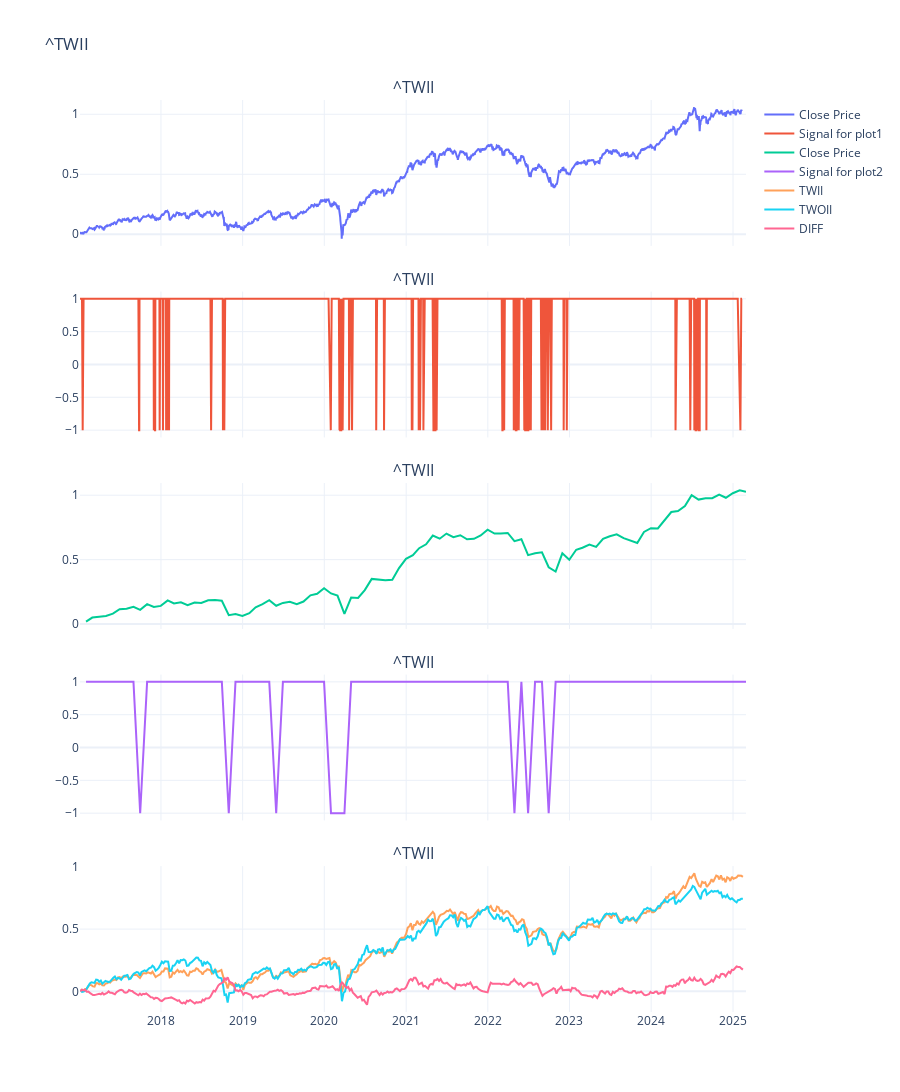

The code cell stored with this chart in its notebook:
### Code cell
from plotly.subplots import make_subplots
import plotly.graph_objs as go
import yfinance as yf
import numpy as np

symbol = "^TWII"
start = '2017-01-01'
data = yf.download(symbol, start=start, rounding=2, progress=False)

# Data for plot 1
data_plot1 = data[["Close"]].pct_change().dropna()
data_plot1["pct_power_5"] = np.power(data_plot1.Close, 5)
tajm = 242
alpha = 2 / (tajm + 1)
data_plot1['cumsum_bm'] = data_plot1.Close.cumsum()
data_plot1['ma_cumsum_bm'] = data_plot1.cumsum_bm.rolling(60).mean()
data_plot1['pct_for_calculating_profit'] = data_plot1.Close.shift(-2)
data_plot1["pct_power_5_ema"] = data_plot1["pct_power_5"].ewm(alpha=alpha, adjust=False).mean()
data_plot1['pct_power_5_ema_shift_1'] = data_plot1.pct_power_5_ema.shift(1)

data_plot1["signal"] = np.where(
    (data_plot1["pct_power_5_ema"] > data_plot1["pct_power_5_ema_shift_1"] * 1.01) | 
    (data_plot1["pct_power_5_ema"] > 0), 
    1, 
    -1
)
data_plot1['strat_pct'] = data_plot1.signal * data_plot1.pct_for_calculating_profit

# Data for plot 2 (monthly)
data_plot2 = data[["Close"]].pct_change().dropna()
data_plot2 = data_plot2.resample("ME").sum()

data_plot2["pct_power_5"] = np.power(data_plot2.Close, 5)
tajm = 3
alpha = 2 / (tajm + 1)
data_plot2['cumsum_bm'] = data_plot2.Close.cumsum()
data_plot2['ma_cumsum_bm'] = data_plot2.cumsum_bm.rolling(60).mean()
data_plot2['pct_for_calculating_profit'] = data_plot2.Close.shift(-2)
data_plot2["pct_power_5_ema"] = data_plot2["pct_power_5"].ewm(alpha=alpha, adjust=False).mean()
data_plot2['pct_power_5_ema_shift_1'] = data_plot2.pct_power_5_ema.shift(1)

data_plot2["signal"] = np.where(
    (data_plot2["pct_power_5_ema"] > data_plot2["pct_power_5_ema_shift_1"] * 1.01) | 
    (data_plot2["pct_power_5_ema"] > 0), 
    1, 
    -1
)

data_plot2['strat_pct'] = data_plot2.signal * data_plot2.pct_for_calculating_profit

# Data for plot 3 (TWII vs TWOII)
twoii = yf.download("^TWOII", start=start, progress=False, rounding=2)
data_plot3 = data[['Close']].copy()
data_plot3.columns = ["twii"]
data_plot3['twoii'] = twoii['Close']
df_log = np.log(data_plot3 / data_plot3.shift(1))
df_log = df_log.resample("W-FRI").sum()

df_log['diff'] = df_log['twii'] - df_log['twoii']
df_cumsum = df_log.cumsum()

# Create subplots with reduced vertical spacing
fig = make_subplots(rows=5, cols=1, shared_xaxes=True, vertical_spacing=0.05,
                     subplot_titles=[symbol, symbol, symbol, symbol, symbol])

# Add plot 1
fig.add_trace(go.Scatter(x=data_plot1.index, y=data_plot1.cumsum_bm, mode='lines', name='Close Price'), row=1, col=1)
fig.add_trace(go.Scatter(x=data_plot1.index, y=data_plot1['signal'], mode='lines', name='Signal for plot1'), row=2, col=1)

# Add plot 2
fig.add_trace(go.Scatter(x=data_plot2.index, y=data_plot2.cumsum_bm, mode='lines', name='Close Price'), row=3, col=1)
fig.add_trace(go.Scatter(x=data_plot2.index, y=data_plot2['signal'], mode='lines', name='Signal for plot2'), row=4, col=1)

# Add plot 3
fig.add_trace(go.Scatter(x=df_cumsum.index, y=df_cumsum['twii'], mode='lines', name='TWII'), row=5, col=1)
fig.add_trace(go.Scatter(x=df_cumsum.index, y=df_cumsum['twoii'], mode='lines', name='TWOII'), row=5, col=1)
fig.add_trace(go.Scatter(x=df_cumsum.index, y=df_cumsum['diff'], mode='lines', name='DIFF', yaxis="y2"), row=5, col=1)

# Update layout
fig.update_layout(
    title=symbol,
    template="plotly_white",
    height=1800
)

# Show the plot and save it as an HTML file
fig.write_html("combined_plot.html")
fig.show()

### Figure 1 — Plotly figure (JSON) as saved in the notebook; plotly's stock layout.template omitted (floating-point values rounded to 4 significant figures; data arrays with more than 128 entries replaced by an {"elided": "..."} marker saying what was removed)
{"data": [{"mode": "lines", "name": "Close Price", "type": "scatter", "x": {"elided": "1964 str values"}, "xaxis": "x", "y": {"elided": "1964 float values"}, "yaxis": "y"}, {"mode": "lines", "name": "Signal for plot1", "type": "scatter", "x": {"elided": "1964 str values"}, "xaxis": "x2", "y": {"elided": "1964 int values"}, "yaxis": "y2"}, {"mode": "lines", "name": "Close Price", "type": "scatter", "x": ["2017-01-31T00:00:00", "2017-02-28T00:00:00", "2017-03-31T00:00:00", "2017-04-30T00:00:00", "2017-05-31T00:00:00", "2017-06-30T00:00:00", "2017-07-31T00:00:00", "2017-08-31T00:00:00", "2017-09-30T00:00:00", "2017-10-31T00:00:00", "2017-11-30T00:00:00", "2017-12-31T00:00:00", "2018-01-31T00:00:00", "2018-02-28T00:00:00", "2018-03-31T00:00:00", "2018-04-30T00:00:00", "2018-05-31T00:00:00", "2018-06-30T00:00:00", "2018-07-31T00:00:00", "2018-08-31T00:00:00", "2018-09-30T00:00:00", "2018-10-31T00:00:00", "2018-11-30T00:00:00", "2018-12-31T00:00:00", "2019-01-31T00:00:00", "2019-02-28T00:00:00", "2019-03-31T00:00:00", "2019-04-30T00:00:00", "2019-05-31T00:00:00", "2019-06-30T00:00:00", "2019-07-31T00:00:00", "2019-08-31T00:00:00", "2019-09-30T00:00:00", "2019-10-31T00:00:00", "2019-11-30T00:00:00", "2019-12-31T00:00:00", "2020-01-31T00:00:00", "2020-02-29T00:00:00", "2020-03-31T00:00:00", "2020-04-30T00:00:00", "2020-05-31T00:00:00", "2020-06-30T00:00:00", "2020-07-31T00:00:00", "2020-08-31T00:00:00", "2020-09-30T00:00:00", "2020-10-31T00:00:00", "2020-11-30T00:00:00", "2020-12-31T00:00:00", "2021-01-31T00:00:00", "2021-02-28T00:00:00", "2021-03-31T00:00:00", "2021-04-30T00:00:00", "2021-05-31T00:00:00", "2021-06-30T00:00:00", "2021-07-31T00:00:00", "2021-08-31T00:00:00", "2021-09-30T00:00:00", "2021-10-31T00:00:00", "2021-11-30T00:00:00", "2021-12-31T00:00:00", "2022-01-31T00:00:00", "2022-02-28T00:00:00", "2022-03-31T00:00:00", "2022-04-30T00:00:00", "2022-05-31T00:00:00", "2022-06-30T00:00:00", "2022-07-31T00:00:00", "2022-08-31T00:00:00", "2022-09-30T00:00:00", "2022-10-31T00:00:00", "2022-11-30T00:00:00", "2022-12-31T00:00:00", "2023-01-31T00:00:00", "2023-02-28T00:00:00", "2023-03-31T00:00:00", "2023-04-30T00:00:00", "2023-05-31T00:00:00", "2023-06-30T00:00:00", "2023-07-31T00:00:00", "2023-08-31T00:00:00", "2023-09-30T00:00:00", "2023-10-31T00:00:00", "2023-11-30T00:00:00", "2023-12-31T00:00:00", "2024-01-31T00:00:00", "2024-02-29T00:00:00", "2024-03-31T00:00:00", "2024-04-30T00:00:00", "2024-05-31T00:00:00", "2024-06-30T00:00:00", "2024-07-31T00:00:00", "2024-08-31T00:00:00", "2024-09-30T00:00:00", "2024-10-31T00:00:00", "2024-11-30T00:00:00", "2024-12-31T00:00:00", "2025-01-31T00:00:00", "2025-02-28T00:00:00"], "xaxis": "x3", "y": [0.01889, 0.05055, 0.05707, 0.06359, 0.08071, 0.1158, 0.1191, 0.1346, 0.1105, 0.1547, 0.1331, 0.1413, 0.1841, 0.1599, 0.1689, 0.1464, 0.1671, 0.1643, 0.1848, 0.1861, 0.1813, 0.06928, 0.07836, 0.06334, 0.08506, 0.1302, 0.1546, 0.185, 0.1421, 0.1645, 0.1735, 0.1551, 0.175, 0.2231, 0.235, 0.2786, 0.2379, 0.2209, 0.0798, 0.206, 0.2024, 0.2635, 0.3505, 0.3461, 0.341, 0.3438, 0.4343, 0.5061, 0.5347, 0.589, 0.6193, 0.6867, 0.6624, 0.7024, 0.6741, 0.6894, 0.6578, 0.6619, 0.6879, 0.7326, 0.7029, 0.7026, 0.707, 0.644, 0.6587, 0.5353, 0.5494, 0.5568, 0.4412, 0.4078, 0.5487, 0.4985, 0.5765, 0.5927, 0.6166, 0.5986, 0.6613, 0.6819, 0.696, 0.6666, 0.6501, 0.629, 0.7154, 0.7437, 0.7422, 0.8013, 0.8697, 0.8771, 0.9151, 1.0, 0.9659, 0.9763, 0.9767, 1.004, 0.9801, 1.015, 1.038, 1.027], "yaxis": "y3"}, {"mode": "lines", "name": "Signal for plot2", "type": "scatter", "x": ["2017-01-31T00:00:00", "2017-02-28T00:00:00", "2017-03-31T00:00:00", "2017-04-30T00:00:00", "2017-05-31T00:00:00", "2017-06-30T00:00:00", "2017-07-31T00:00:00", "2017-08-31T00:00:00", "2017-09-30T00:00:00", "2017-10-31T00:00:00", "2017-11-30T00:00:00", "2017-12-31T00:00:00", "2018-01-31T00:00:00", "2018-02-28T00:00:00", "2018-03-31T00:00:00", "2018-04-30T00:00:00", "2018-05-31T00:00:00", "2018-06-30T00:00:00", "2018-07-31T00:00:00", "2018-08-31T00:00:00", "2018-09-30T00:00:00", "2018-10-31T00:00:00", "2018-11-30T00:00:00", "2018-12-31T00:00:00", "2019-01-31T00:00:00", "2019-02-28T00:00:00", "2019-03-31T00:00:00", "2019-04-30T00:00:00", "2019-05-31T00:00:00", "2019-06-30T00:00:00", "2019-07-31T00:00:00", "2019-08-31T00:00:00", "2019-09-30T00:00:00", "2019-10-31T00:00:00", "2019-11-30T00:00:00", "2019-12-31T00:00:00", "2020-01-31T00:00:00", "2020-02-29T00:00:00", "2020-03-31T00:00:00", "2020-04-30T00:00:00", "2020-05-31T00:00:00", "2020-06-30T00:00:00", "2020-07-31T00:00:00", "2020-08-31T00:00:00", "2020-09-30T00:00:00", "2020-10-31T00:00:00", "2020-11-30T00:00:00", "2020-12-31T00:00:00", "2021-01-31T00:00:00", "2021-02-28T00:00:00", "2021-03-31T00:00:00", "2021-04-30T00:00:00", "2021-05-31T00:00:00", "2021-06-30T00:00:00", "2021-07-31T00:00:00", "2021-08-31T00:00:00", "2021-09-30T00:00:00", "2021-10-31T00:00:00", "2021-11-30T00:00:00", "2021-12-31T00:00:00", "2022-01-31T00:00:00", "2022-02-28T00:00:00", "2022-03-31T00:00:00", "2022-04-30T00:00:00", "2022-05-31T00:00:00", "2022-06-30T00:00:00", "2022-07-31T00:00:00", "2022-08-31T00:00:00", "2022-09-30T00:00:00", "2022-10-31T00:00:00", "2022-11-30T00:00:00", "2022-12-31T00:00:00", "2023-01-31T00:00:00", "2023-02-28T00:00:00", "2023-03-31T00:00:00", "2023-04-30T00:00:00", "2023-05-31T00:00:00", "2023-06-30T00:00:00", "2023-07-31T00:00:00", "2023-08-31T00:00:00", "2023-09-30T00:00:00", "2023-10-31T00:00:00", "2023-11-30T00:00:00", "2023-12-31T00:00:00", "2024-01-31T00:00:00", "2024-02-29T00:00:00", "2024-03-31T00:00:00", "2024-04-30T00:00:00", "2024-05-31T00:00:00", "2024-06-30T00:00:00", "2024-07-31T00:00:00", "2024-08-31T00:00:00", "2024-09-30T00:00:00", "2024-10-31T00:00:00", "2024-11-30T00:00:00", "2024-12-31T00:00:00", "2025-01-31T00:00:00", "2025-02-28T00:00:00"], "xaxis": "x4", "y": [1, 1, 1, 1, 1, 1, 1, 1, -1, 1, 1, 1, 1, 1, 1, 1, 1, 1, 1, 1, 1, -1, 1, 1, 1, 1, 1, 1, -1, 1, 1, 1, 1, 1, 1, 1, -1, -1, -1, 1, 1, 1, 1, 1, 1, 1, 1, 1, 1, 1, 1, 1, 1, 1, 1, 1, 1, 1, 1, 1, 1, 1, 1, -1, 1, -1, 1, 1, -1, 1, 1, 1, 1, 1, 1, 1, 1, 1, 1, 1, 1, 1, 1, 1, 1, 1, 1, 1, 1, 1, 1, 1, 1, 1, 1, 1, 1, 1], "yaxis": "y4"}, {"mode": "lines", "name": "TWII", "type": "scatter", "x": {"elided": "424 str values"}, "xaxis": "x5", "y": {"elided": "424 float values"}, "yaxis": "y5"}, {"mode": "lines", "name": "TWOII", "type": "scatter", "x": {"elided": "424 str values"}, "xaxis": "x5", "y": {"elided": "424 float values"}, "yaxis": "y5"}, {"mode": "lines", "name": "DIFF", "type": "scatter", "x": {"elided": "424 str values"}, "xaxis": "x5", "y": {"elided": "424 float values"}, "yaxis": "y5"}], "layout": {"annotations": [{"font": {"size": 16}, "showarrow": false, "text": "^TWII", "x": 0.5, "xanchor": "center", "xref": "paper", "y": 1, "yanchor": "bottom", "yref": "paper"}, {"font": {"size": 16}, "showarrow": false, "text": "^TWII", "x": 0.5, "xanchor": "center", "xref": "paper", "y": 0.79, "yanchor": "bottom", "yref": "paper"}, {"font": {"size": 16}, "showarrow": false, "text": "^TWII", "x": 0.5, "xanchor": "center", "xref": "paper", "y": 0.58, "yanchor": "bottom", "yref": "paper"}, {"font": {"size": 16}, "showarrow": false, "text": "^TWII", "x": 0.5, "xanchor": "center", "xref": "paper", "y": 0.37, "yanchor": "bottom", "yref": "paper"}, {"font": {"size": 16}, "showarrow": false, "text": "^TWII", "x": 0.5, "xanchor": "center", "xref": "paper", "y": 0.16, "yanchor": "bottom", "yref": "paper"}], "height": 1800, "title": {"text": "^TWII"}, "xaxis": {"anchor": "y", "domain": [0, 1], "matches": "x5", "showticklabels": false}, "xaxis2": {"anchor": "y2", "domain": [0, 1], "matches": "x5", "showticklabels": false}, "xaxis3": {"anchor": "y3", "domain": [0, 1], "matches": "x5", "showticklabels": false}, "xaxis4": {"anchor": "y4", "domain": [0, 1], "matches": "x5", "showticklabels": false}, "xaxis5": {"anchor": "y5", "domain": [0, 1]}, "yaxis": {"anchor": "x", "domain": [0.84, 1]}, "yaxis2": {"anchor": "x2", "domain": [0.63, 0.79]}, "yaxis3": {"anchor": "x3", "domain": [0.42, 0.58]}, "yaxis4": {"anchor": "x4", "domain": [0.21, 0.37]}, "yaxis5": {"anchor": "x5", "domain": [0, 0.16]}}}
